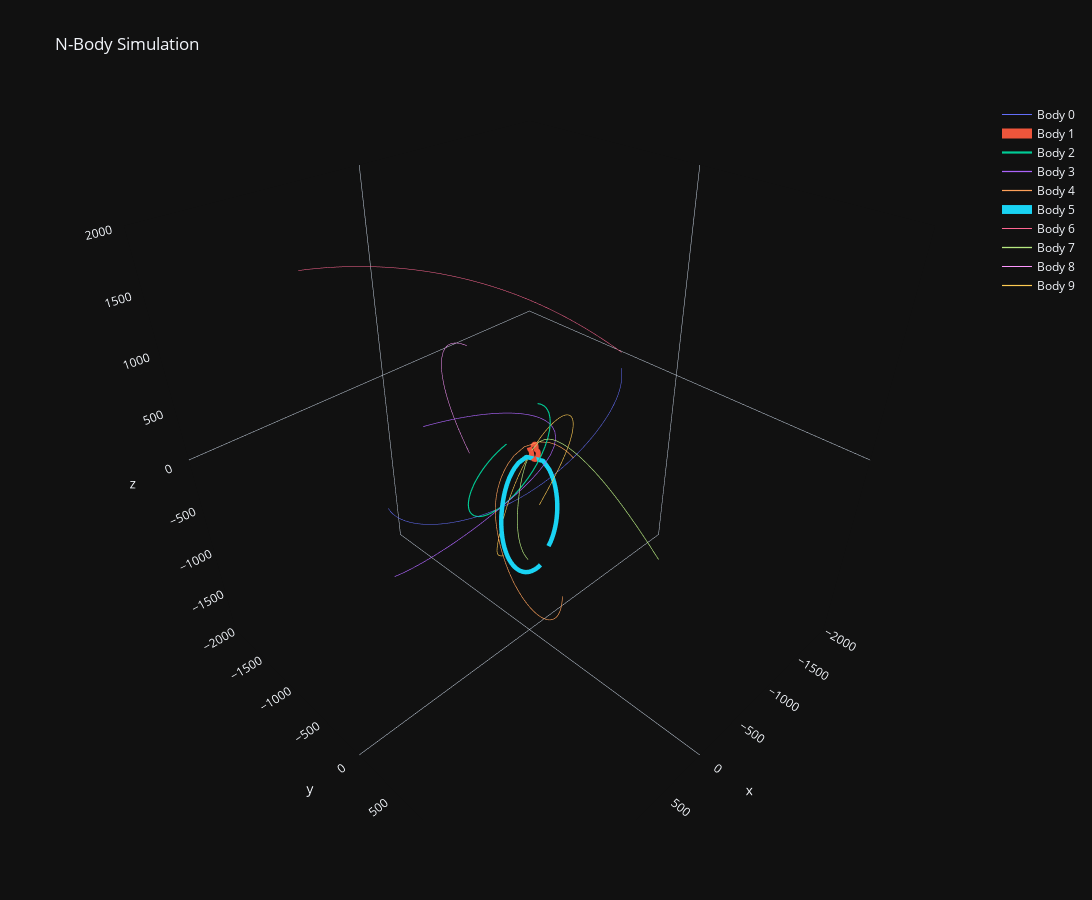

Write notebook code for a chart like this one.
### Markdown cell above
##### 3D Interactive Plot

### Code cell
# Dataset
iteration_step = 100
data=[go.Scatter3d( x=df.loc[::iteration_step, idx[f'{i}', 'x']], # retrieves every n'th row
                    y = df.loc[::iteration_step, idx[f'{i}', 'y']], 
                    z = df.loc[::iteration_step, idx[f'{i}', 'z']],
                    mode = 'lines',
                    name = f'Body {i}',
                    line = dict(
                        width = np.clip(2*df[f'{i}']['mass'][0], 1, 10),
                        colorscale='Viridis'
                        ))
                    for i in range(n_bodies)]

# Layout
zoom = 1.2
axis_range = [2000,2000,2000] # [x, y, z]
slider_step=50

layout = go.Layout(
    title='N-Body Simulation',
    autosize=False,
    height=900,
    width=1200,
    template=plotly_template,
    scene=dict(
        aspectratio=go.layout.scene.Aspectratio(x=zoom, y=zoom, z=zoom),
        xaxis=dict(
            showgrid=False,
            range=[-axis_range[0], axis_range[0]],
            autorange=False,
        ),
        yaxis=dict(
            showgrid=False,
            range=[-axis_range[1], axis_range[1]],
            autorange=False,
        ),
        zaxis=dict(
            showgrid=False,
            range=[-axis_range[2], axis_range[2]],
            autorange=False,
        ),
    ),
)

fig = go.Figure(data=data, layout=layout)

fig.show()

# import plotly.offline as plotoff
# plotoff.plot(fig, filename='nbody.html')
# pio.write_html(fig, file='nbody.html', auto_open=True)
